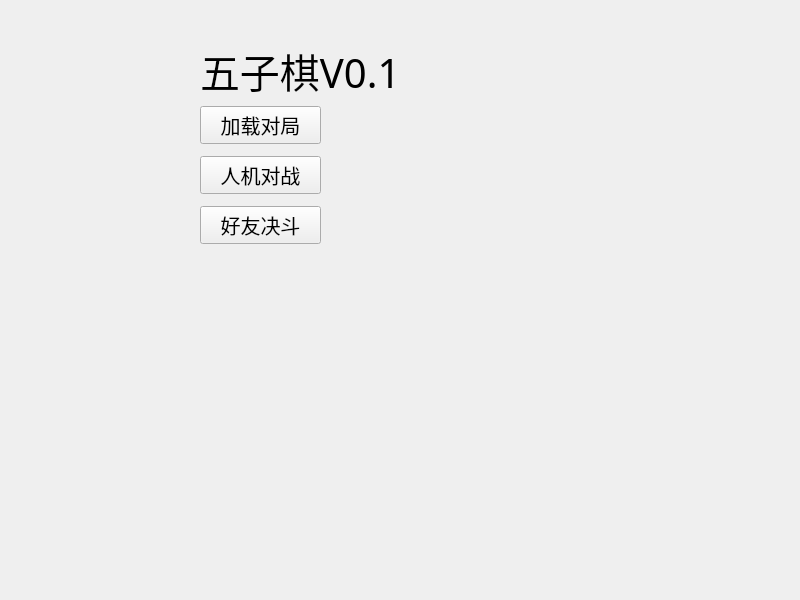
<?xml version="1.0" encoding="UTF-8"?>
<ui version="4.0">
 <class>Widget</class>
 <widget class="QWidget" name="Widget">
  <property name="geometry">
   <rect>
    <x>0</x>
    <y>0</y>
    <width>800</width>
    <height>600</height>
   </rect>
  </property>
  <property name="windowTitle">
   <string>Widget</string>
  </property>
  <widget class="QWidget" name="layoutWidget">
   <property name="geometry">
    <rect>
     <x>200</x>
     <y>100</y>
     <width>121</width>
     <height>151</height>
    </rect>
   </property>
   <layout class="QVBoxLayout" name="verticalLayout">
    <item>
     <widget class="QPushButton" name="pve_3">
      <property name="font">
       <font>
        <pointsize>15</pointsize>
       </font>
      </property>
      <property name="text">
       <string>加载对局</string>
      </property>
     </widget>
    </item>
    <item>
     <widget class="QPushButton" name="pve">
      <property name="font">
       <font>
        <pointsize>15</pointsize>
       </font>
      </property>
      <property name="text">
       <string>人机对战</string>
      </property>
     </widget>
    </item>
    <item>
     <widget class="QPushButton" name="pvp">
      <property name="font">
       <font>
        <pointsize>15</pointsize>
       </font>
      </property>
      <property name="text">
       <string>好友决斗</string>
      </property>
     </widget>
    </item>
   </layout>
  </widget>
  <widget class="QLabel" name="label">
   <property name="geometry">
    <rect>
     <x>200</x>
     <y>40</y>
     <width>231</width>
     <height>61</height>
    </rect>
   </property>
   <property name="font">
    <font>
     <family>华文行楷</family>
     <pointsize>30</pointsize>
     <bold>false</bold>
    </font>
   </property>
   <property name="text">
    <string>五子棋V0.1</string>
   </property>
  </widget>
 </widget>
 <resources/>
 <connections/>
</ui>
